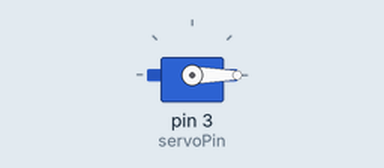
A sketch run on a simulated Arduino Uno, built with avr-gcc and run on an emulated ATmega328P. On the bench: servo.

Above: at 0.05 s.
At 1.5 s:
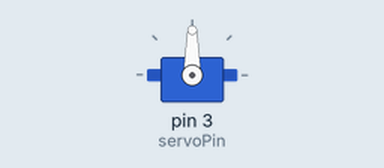
At 3.0 s:
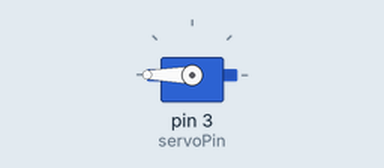
Timing chart, 0 to 6.9 s (numbered marks = the images above):
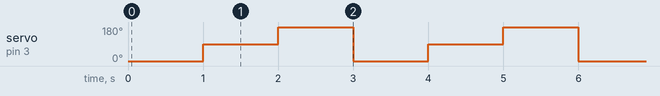

Measured:
- by itself, servo on pin 3 (servoPin): repeats every 3.0 s: 180° 1.0 s, 0° 1.0 s, 90° 1.0 s

The sketch:

SERVO_MOTOR.ino
```cpp
#include <Servo.h>
Servo servo1;
int servoPin = 3;

void setup() {
  servo1.attach(servoPin);
}

void loop() {
  servo1.write(0);
  delay(1000);
  servo1.write(90);
  delay(1000);
  servo1.write(180);
  delay(1000);
}
```
